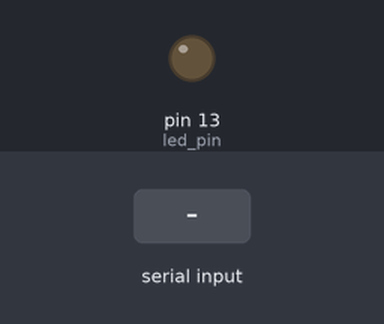
A sketch run on a simulated Arduino Uno, built with avr-gcc and run on an emulated ATmega328P. Parts: output pins drawn as LEDs (lit = HIGH). The test bench sets the inputs (shaded band).

Above: at 1.3 s.
1.4 s: "1" received over the second serial link
At 1.7 s:
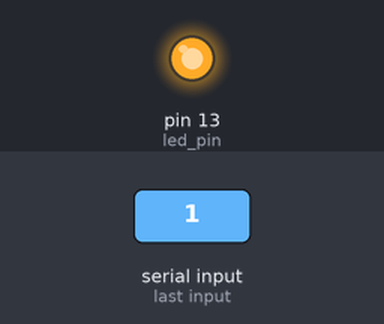
2.9 s: "0" received over the second serial link
At 4.1 s:
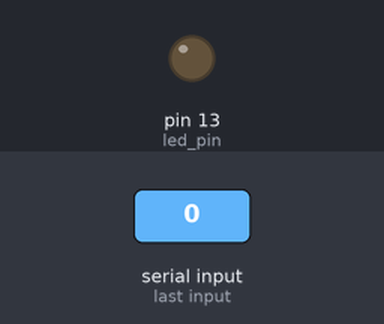
Timing chart, 0 to 5.9 s (numbered marks = the images above; inputs shaded):
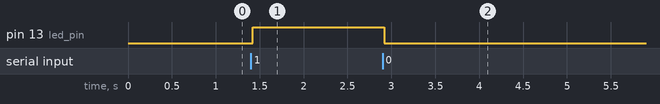

Measured:
- after the input at 1.4 s, pin 13 (led_pin): LOW → HIGH at once
- after the input at 2.9 s, pin 13 (led_pin): HIGH → LOW at once

The sketch:

xbee_sserial.ino
```cpp
/*
 * @file xbee_sserial.ino
 * @author Connor Novak
 * @date 2018-11-26
 *
 * Sets up xbee softwareserial connection to turn onboard LED on and off
 * Tested with Arduino Uno and Sparkfun's Wireless Motor Driver Shield and
 * XBee Shield
 */

#include <SoftwareSerial.h>   // Allows serial comms using other Arduino pins

const int led_pin = 13;       // LED output pin

char inbit;                   // Serial input storage for single characters
bool prev_state = false;      // LED previous state
bool led_state = false;       // LED state

/* If using Wireless Motor Driver Shield:
 * Set Serial Select Switch to SW_SER
 * Uncomment Wireless Motor Driver Shield
 * Comment XBee Shield
 */
//SoftwareSerial XBee(A0, A1);  // WIRELESS MOTOR DRIVER SHIELD

/* If using XBee Shield:
 * Set Switch to DLINE
 * Uncomment XBee Shield
 * Comment Wireless Motor Driver Shield
 */
SoftwareSerial XBee(2, 3);    //XBEE SHIELD

void setup() {

  XBee.begin(9600);         // Start Serial link with 9600 baud
  pinMode(led_pin, OUTPUT); // Set led pin to output
  draw();                   // Write instructions to serial

}

void loop() {

  // Wait for serial input
  if(XBee.available()) {

    inbit = XBee.read();

    // Switch case based on read char
    switch(inbit){

      case '0': // Turn LED off
        led_state = false;
        XBee.println("Turning light off");
        break;

      case '1': // Turn LED on
        led_state = true;
        XBee.println("Turning light on");
        break;
    }
  }

  // Write val to led if it is new
  if (led_state != prev_state) {digitalWrite(led_pin, led_state);}
  prev_state = led_state;
}

void draw() {
  XBee.println("                           ");
  XBee.println(" ------------------------- ");
  XBee.println(" |       |       |       | ");
  XBee.println(" |   0   |   1   |       | ");
  XBee.println(" |  off  |  on   |       | ");
  XBee.println(" ------------------------- ");
}
```
